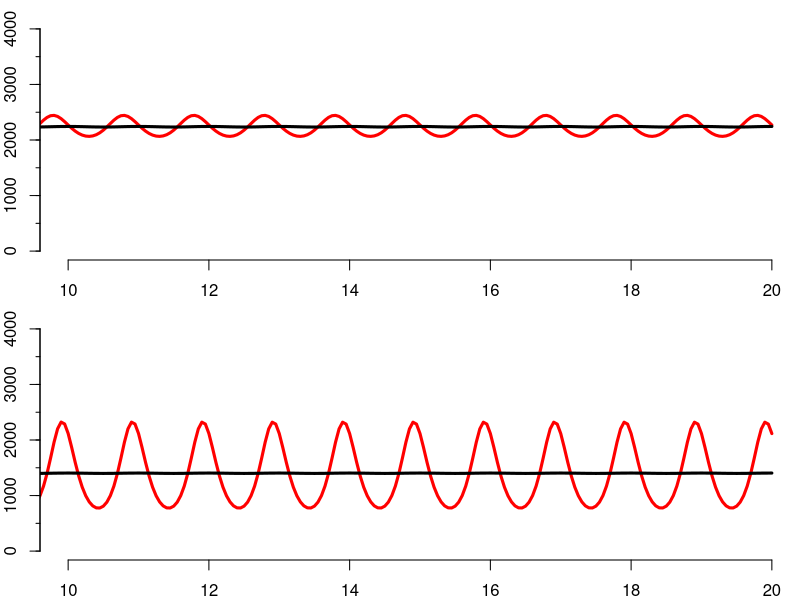

This chart was generated by the following R code:
# dushoff2004.R
# JRCP 01 July 2014

rm(list=ls())
require(deSolve)

## sir() -- Function for numerical analysis of model 1
sir <- function(t,y,parms){
  # The with() function gives access to the named values of parms within the
  # local environment created by the function
  with(c(as.list(y),parms),{
    
    transRate <- beta.t(t,beta0,beta1)*S*I/N
    
    dSdt <- (N-S-I)/LL-transRate
    dIdt <- transRate - I/DD
    # Note: Population size is constant, so don't need to specify dRdt
    list(c(dSdt,dIdt))
  })
}

beta.t <- function(time,beta0,beta1){
  beta0 * (1 + beta1*cos(2*pi*time))
}

R0.t <- function(time,DD,beta0,beta1){
  beta.t(time,beta0,beta1)*DD
}

endemicEq <- function(params){
  with(as.list(params),{
    S.star <- N/(beta0*DD)
    I.star <- (N-S.star)/(1+LL/DD)
    return(c(S=S.star,I=I.star))
  })
}


fig1A <- c(N = 500000,
           LL = 4,
           DD = 0.02,
           beta0 = 500,
           beta1 = 0.02)
init1A <- endemicEq(fig1A)

fig1B <- c(N = 500000,
           LL = 8,
           DD = 0.025,
           beta0 = 400,
           beta1 = 0.02)
init1B <- endemicEq(fig1B)


runSIR <- function(params,time.out = seq(0,20,.05),plot=T,...){
  ts <- lsoda(
    y = endemicEq(params),        # Initial conditions for population
    times = time.out,             # Timepoints for evaluation
    func = sir,                   # Function to evaluate
    parms = params                # Vector of parameters
  )
  out <- list(ts = data.frame(ts),params = params)
  if(plot){
    plotSIR(out,compare=T,...)
  }
  return(out)
}

plotSIR <- function(run,compare=F,ymax=4000,...){
  with(run,{
    plot(ts$time,ts$I,
         xlim=c(10,20),ylim=c(0,ymax),
         xlab="Time (years)",ylab="Number infected",         
         type="l",bty="n",...)
    axis(2,seq(0,ymax,ymax/8),labels=NA,tcl=-.2)
    if(compare){
      with(as.list(params),{
        S.star.t <- N/R0.t(ts$time,DD,beta0,beta1)
        I.star.t <- (N-S.star.t)/(1+LL/DD)
        lines(ts$time,I.star.t,lwd=3)
      })}
  })
}

par(mfcol=c(2,1),mar=c(2,2,1,0))
ts1A <- runSIR(fig1A,col="red",lwd=3)
ts1B <- runSIR(fig1B,col="red",lwd=3)
